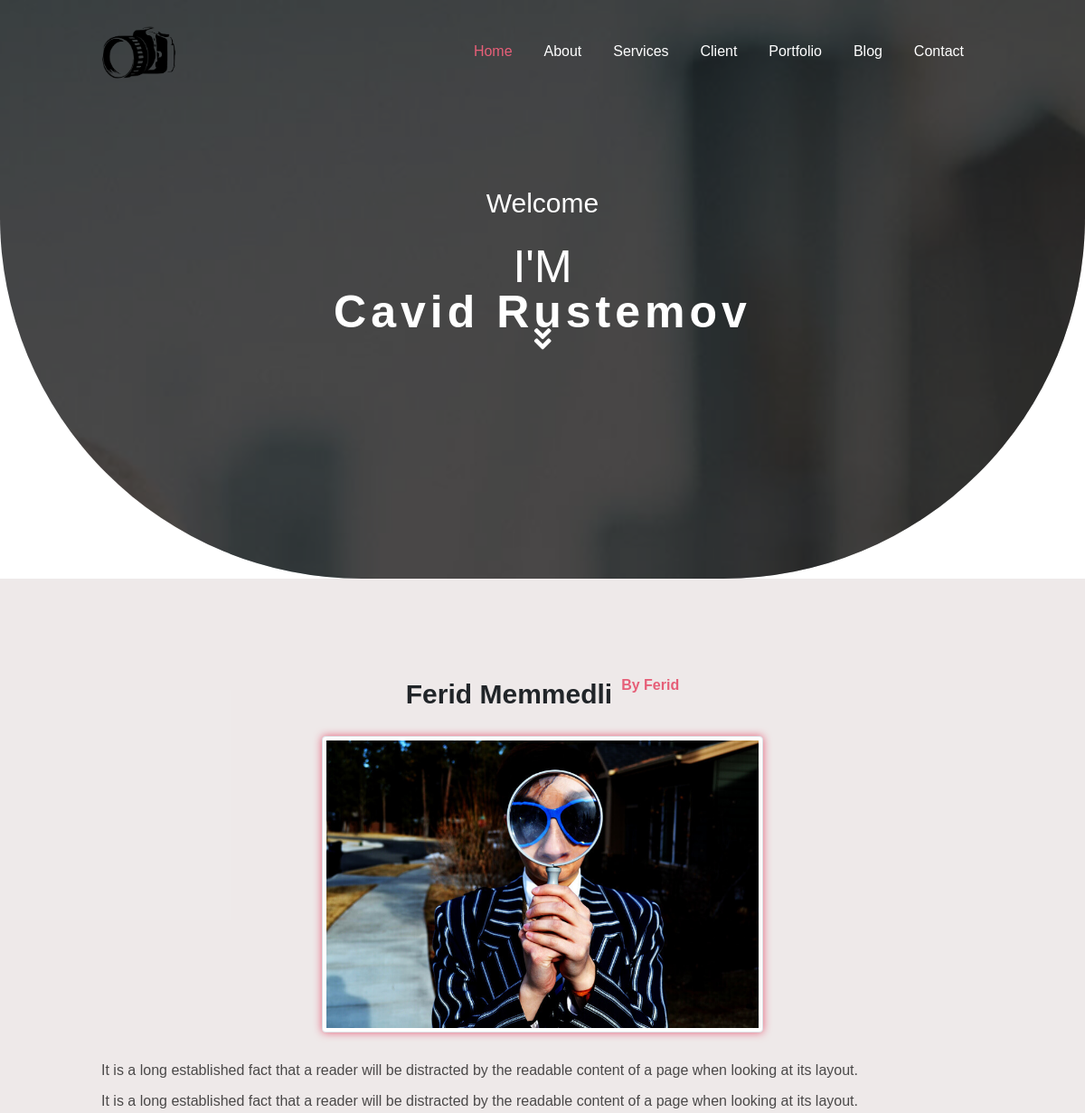
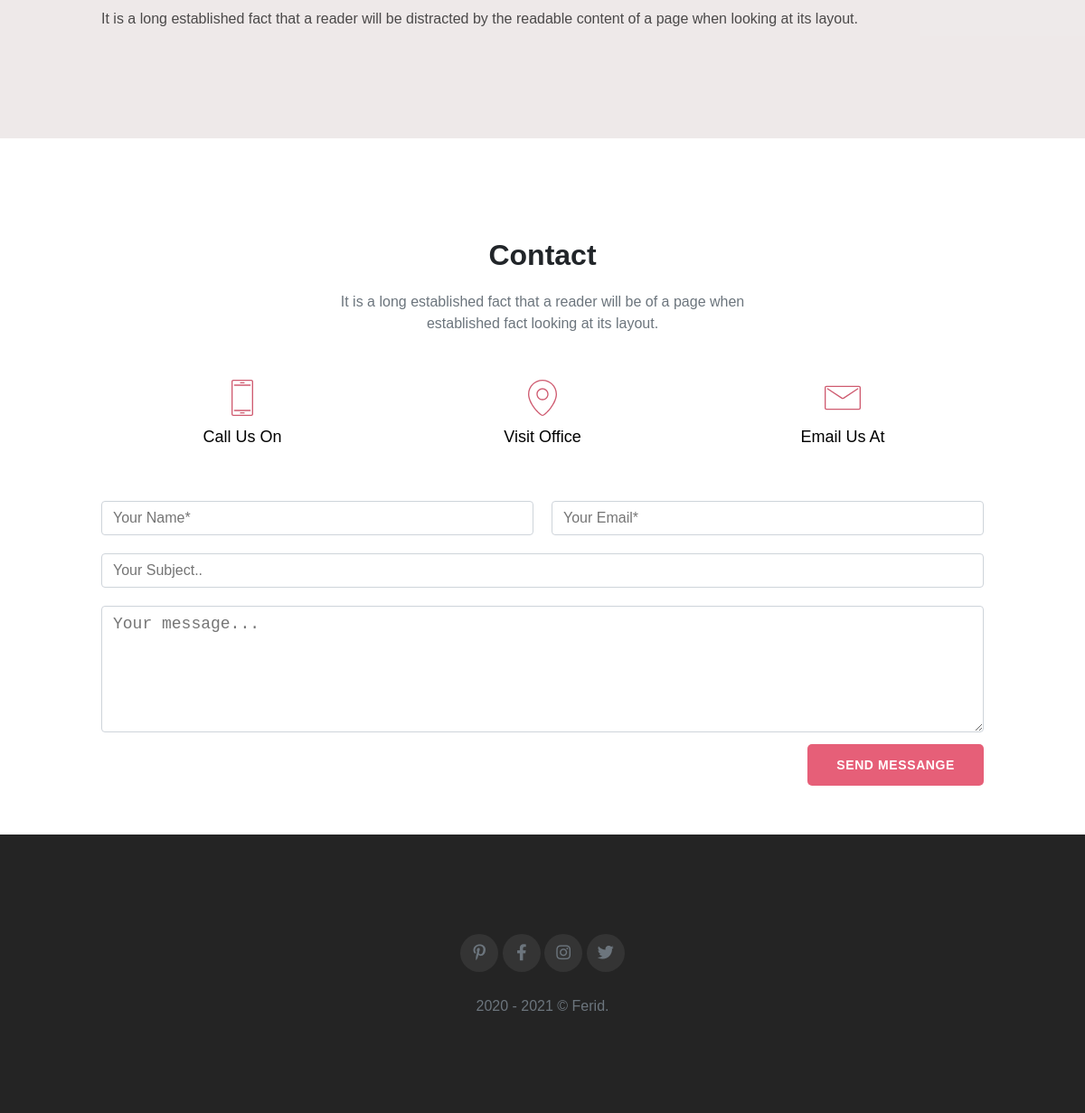
The page /blog/1 on the database its author committed (2 pictures, top to bottom).
### models.py (models this page shows, shortened)
class Seo(db.Model):
    id = db.Column(db.Integer, primary_key=True)
    title = db.Column(db.String(20),nullable=False)
    keywords = db.Column(db.String(20),nullable=False)
    image = db.Column(db.String,nullable=False)
    homeimage = db.Column(db.String,nullable=False)

class Blogs(db.Model):
    id = db.Column(db.Integer, primary_key=True)
    blogTitle = db.Column(db.String,nullable=False)
    blogDetail = db.Column(db.Text,nullable=False)
    blogAuthor = db.Column(db.String,nullable=False)
    blogDate = db.Column(db.String,default=datetime.now().strftime('%d %B %Y'))
    blogImage = db.Column(db.String,nullable=False)
    blogStatus = db.Column(db.Boolean)

class Social(db.Model):
    id = db.Column(db.Integer, primary_key=True)
    pinterest = db.Column(db.String)
    facebook = db.Column(db.String)
    instagram = db.Column(db.String)
    twitter = db.Column(db.String)

### app/routes.py (the view)
@blog.route('/<int:id>',methods=['GET','POST'])
def blogPage(id):
    seo=Seo.query.all()
    social=Social.query.all()
    blog = Blogs.query.get(id)
    return render_template('app/blog.html',blog=blog,seo=seo,social=social)

### app/templates/app/blog.html
{% extends "app/layout.html" %}
{% block content_menu %}
<li><a class="blank" href="#blogPost">Blog</a></li>
<li><a class="blank" href="#contact">Contact</a></li>
{% endblock %}
{% block content_body %}
<section id="blogPost" class="pv-10x">
    <div class="container">
        <div class="row">
            <div class="col-12" style="display: flex;justify-content: center;">
                <h1>
                    {{blog.blogTitle}}
                </h1>
                <span style="color: #e65f78;font-weight: 700;cursor: pointer;">
                    {{blog.blogAuthor}}
                </span>
            </div>
        </div>
        <div class="row">
            <div class="col-12" style="display: flex;justify-content: center;">
                <img src="{{blog.blogImage}}" style="padding: 0.25rem;background-color: #fff;border: 1px solid #dee2e6;border-radius: 0.25rem;max-width: 50%;height: auto;">
            </div>
        </div>
        <div class="row">
            <div class="col-12">
                {{blog.blogDetail|safe}}
            </div>
        </div>
    </div>
</section>
{% endblock %}

### app/templates/app/layout.html (shortened to what this page needs)
<!DOCTYPE html>
<html>
<head>
    <link rel="stylesheet" href="https://cdnjs.cloudflare.com/ajax/libs/font-awesome/5.15.1/css/all.min.css" />
    <link rel="stylesheet" href="../../static/css/reset.css">
    <link rel="stylesheet" href="../../static/css/style.css">
</head>
<body>
    <div class="nav width-full flex-full-center">
        <nav class="nav-bar flex-spacebetween-center">
            <span class="nav-bar-left"><a href="{{ url_for('homePage') }}#header">
                    {% for i in seo %}
                    <img id="darklogo" src="{{i.image}}">
                    {% endfor %}
                </a></span>
            <div class="nav-bar-right">
                <ul class="flex-spacearound-center">
                    <li><a class="blank isik" href="{{ url_for('homePage') }}#header">Home</a></li>
                    <li><a class="blank" href="{{ url_for('homePage') }}#about">About</a></li>
                    <li><a class="blank" href="{{ url_for('homePage') }}#servies">Services</a></li>
                    <li><a class="blank" href="{{ url_for('homePage') }}#client">Client</a></li>
                    <li><a class="blank" href="{{ url_for('homePage') }}#portfolio">Portfolio</a></li>
                    {% block content_menu %} {% endblock %}
                </ul>
            </div>
        </nav>
    </div>
    {% for i in seo %}
    <header id="header" style="background:url({{i.homeimage}}) fixed center padding-box;background-size: cover;">
        <div id="particles-js"></div>
        <div class="ovarlay color-bg-black width-full"></div>
        <div class="content color-white flex-columun-center width-full">
            <h4 class="mb-3x">Welcome</h4>
            <div style="position: realtive;font-size:50px;">
                <div style="display: inline-block;">I'M
                    <h1 id="typed-strings" style="letter-spacing: 5px;" class="mb-3x">
                        <strong>{{i.keywords}}</strong>
                    </h1>
                </div>
            </div>
            <div class="dubl-down width-full">
                <a href="#about" class="down color-white">
                    <i class="fas fa-angle-double-down"></i></a>
            </div>
        </div>
    </header>
    {% endfor %} {% block content_body %} {% endblock %}
    <section id="contact" class="pv-10x">
        <div class="container">
            <div class="row width-full">
                <h2 class="col-12">Contact</h2>
            </div>
            <div class="row width-full metin">
                <p class="col-12">It is a long established fact that a reader will be of a page when established fact looking at its layout.</p>
            </div>
            <div class="row width-full icons width-full mv-3x">
                <div class="col-4 mr-2x ml-2x width-full "><img src="./static/img/svg/mbri-mobile2.svg" alt="">
                    <h4 class="mv-1x">Call Us On</h4>
                </div>
                <div class="col-4 mr-2x ml-2x width-full "><img src="./static/img/svg/mbri-pin.svg" alt="">
                    <h4 class="mv-1x">Visit Office</h4>
                </div>
                <div class="col-4 mr-2x ml-2x width-full "><img src="./static/img/svg/mbri-letter.svg" alt="">
                    <h4 class="mv-1x">Email Us At</h4>
                </div>
            </div>
            <form method="POST" action="/" class="row width-full form">
                <div class="container-full">
                    <div class="row width-full">
                        <div class="col-6">
                            <input name="name" id="name" type="text" class="form-control" maxlength="50" placeholder="Your Name*" required>
                        </div>
                        <div class="col-6">
                            <input name="email" id="email" type="email" class="form-control" maxlength="50" placeholder="Your Email*" required>
                        </div>
                    </div>
                    <div class="row width-full">
                        <div class="col-12">
                            <input name="subject" type="text" class="form-control" id="subject" maxlength="100" placeholder="Your Subject.." required>
                        </div>
                    </div>
                    <div class="row width-full">
                        <div class="col-12">
                            <textarea style="height: 140px;" name="comments" id="comments" rows="4" class="form-control" placeholder="Your message..." required></textarea>
                        </div>
                    </div>
                    <div class="row width-full send">
                        <button type="submit" class="btn btn-border-red btn-border-radius-x">SEND MESSANGE</button>
                    </div>
                </div>
            </form>
        </div>
    </section>
    <footer id="footer" class="relative p-10x">
        <div class="container">
            <div class="row flex-full-center text-center">
                <div class="col-12">
                    <div class="text-center text-white">
                        <ul class="list-inline mb-3x">
                            {% for i in social %}
                            <li class="list-inline-item"><a class="link" href="{{i.pinterest}}" target="blank"><i
                                        class="reng fab fa-pinterest-p"></i></a>
                            </li>
                            <li class="list-inline-item"><a class="link" href="{{i.facebook}}" target="blank"><i
                                        class="reng fab fa-facebook-f"></i></a>
                            </li>
                            <li class="list-inline-item"><a class="link" href="{{i.instagram}}" target="blank"><i
                                        class="reng fab fa-instagram"></i></a>
                            </li>
                            <li class="list-inline-item"><a class="link" href="{{i.twitter}}" target="blank"><i
                                        class="reng fab fa-twitter"></i></a>
                            </li>
                            {% endfor %}
                        </ul>
                        <p> 2020 - 2021 &copy; Ferid.</p>
                    </div>
                </div>
            </div>
        </div>
    </footer>
</body>
</html>

### rows shown on the page
Seo: image (picture), homeimage (picture), keywords "Cavid Rustemov"
Blogs: blogTitle "Ferid Memmedli", blogAuthor "By Ferid", blogImage (picture), blogDetail "It is a long established fact that a reader will be distracted by the readable content of a page when looking at its layout. It is a long established fact that a reader will be distracted by the readable content of a page when looking at its layout. It is a long established fact that a reader will be distracted by the readable content of a page when looking at its layout."
